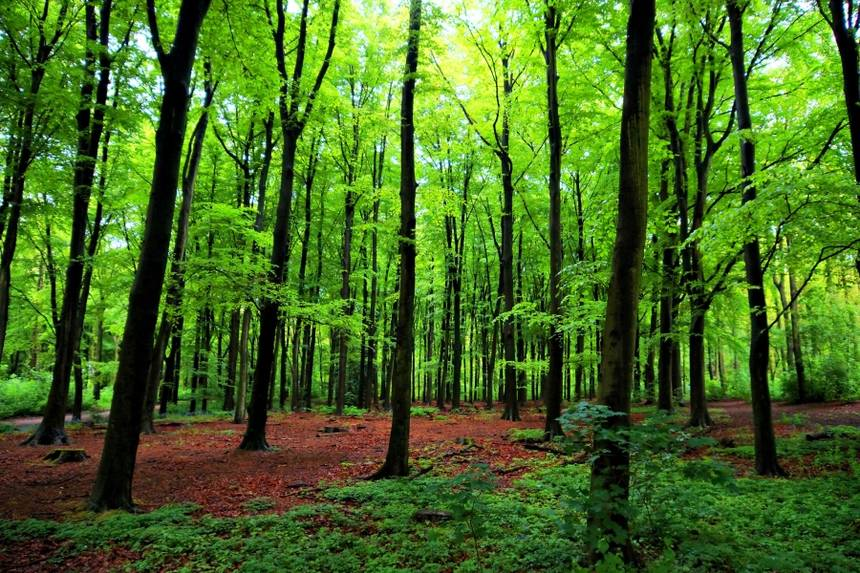
#> input picture tree.jpg, 860 x 573 px
$ jupyter execute --allow-errors ReceptiveField.ipynb   (shell and % lines are left out)
#> lines starting #> are read from the running program, lines starting #| are printed output that depends on the picture
[cell 1]
# COMP386: Computational Neuroscience
# Receptive Field HW, due 9/28/2018
#Angie Georgaras, Carolina Cervantes, Pragna Bhatt, Vaishu Pernenkil

import matplotlib.pyplot as plt
import matplotlib.image as mpimg
import numpy as np
import pylab as py
import math

[cell 2]
img1=mpimg.imread('tree.jpg')
#> img1 is the input picture: shape (573, 860, 3); mean R, G, B 70.7, 106.8, 34.5
imgplot = plt.imshow(img1)

[cell 3]
img2=mpimg.imread('flower.jpg')
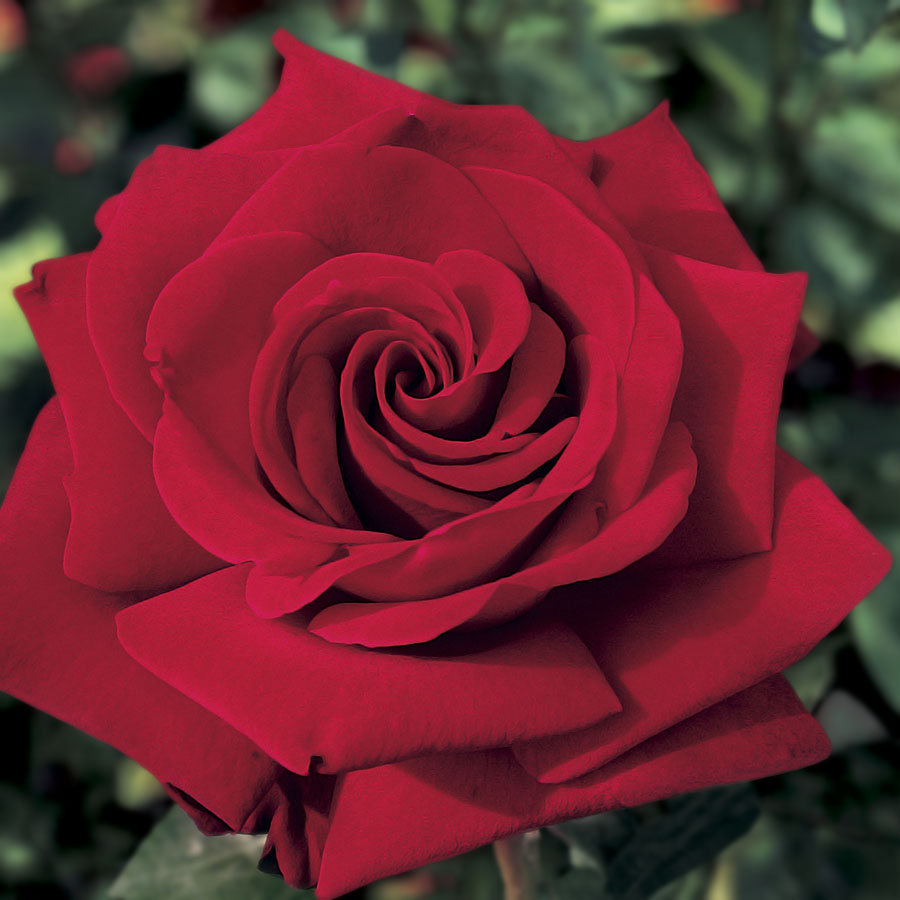
#> input picture flower.jpg, 900 x 900 px
#> img2 is the input picture: shape (900, 900, 3); mean R, G, B 107.6, 39.5, 47.8
imgplot = plt.imshow(img2)

[cell 4]
img3=mpimg.imread('bunny.jpg')
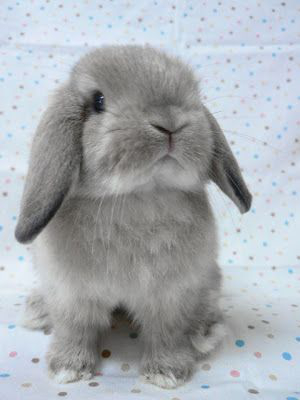
#> input picture bunny.jpg, 300 x 400 px
#> img3 is the input picture: shape (400, 300, 3); mean R, G, B 168.7, 174.2, 179.2
imgplot = plt.imshow(img3)

[cell 5]
#below is the code dr.albert gave us! slightly modified with tree image

[cell 6]
def gaborCalc(x, y, sx, sy, fx, fy):
    p1 = (1 / (2 * math.pi * sx * sy))
    p2 = math.exp(-0.5 * (((x * x) / (sx * sx)) + ((y * y) / (sy * sy))))
    p3 = math.cos(2 * math.pi * (fx * x + fy * y))
    return p1 * p2 * p3

def gaborFilter(sizeX=16, sizeY=16, sx=4.0, sy=7.0, fx=0.1, fy=0.0):
    return [[gaborCalc(x - 7.5, y - 7.5, sx, sy, fx, fy) for x in range(sizeX)] for y in range(sizeY)]
gabor_filter = gaborFilter()
print('mean before centering:', np.mean(gabor_filter))
gabor_filter = np.array(gabor_filter)
pos_ind = gabor_filter >= 0
neg_ind = gabor_filter < 0
pos_sum = np.sum(gabor_filter[pos_ind])
neg_sum = np.sum(gabor_filter[neg_ind])
gabor_filter[neg_ind] = - pos_sum / neg_sum * gabor_filter[neg_ind]
gabor_filter = list(gabor_filter)
print('mean after centering:', np.mean(gabor_filter))
py.imshow(gabor_filter)
py.colorbar()
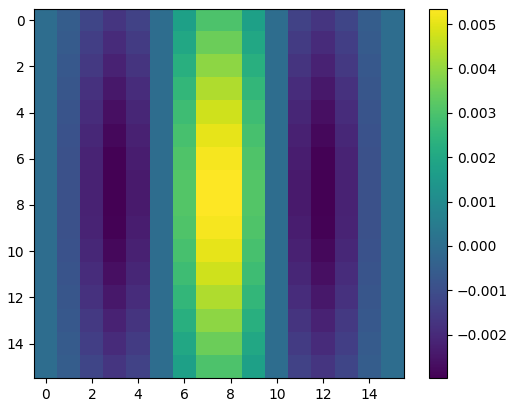
#> figure drawn by matplotlib, 2 panels

[cell 7]
img1=mpimg.imread('tree.jpg')
img1=img1[:,:,0]
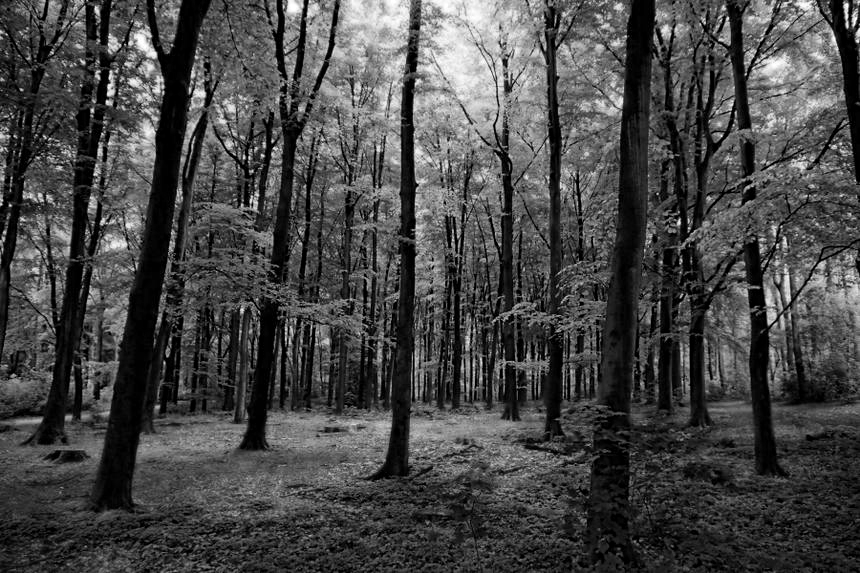
#> img1: shape (573, 860); min 0, max 255, mean 70.7
fig = py.figure(figsize=(18, 20))
fig.add_subplot(2, 1, 1)
imgplot = plt.imshow(img1, cmap=py.cm.Greys_r)

[cell 8]
img2=mpimg.imread('flower.jpg')
img2=img2[:,:,0]
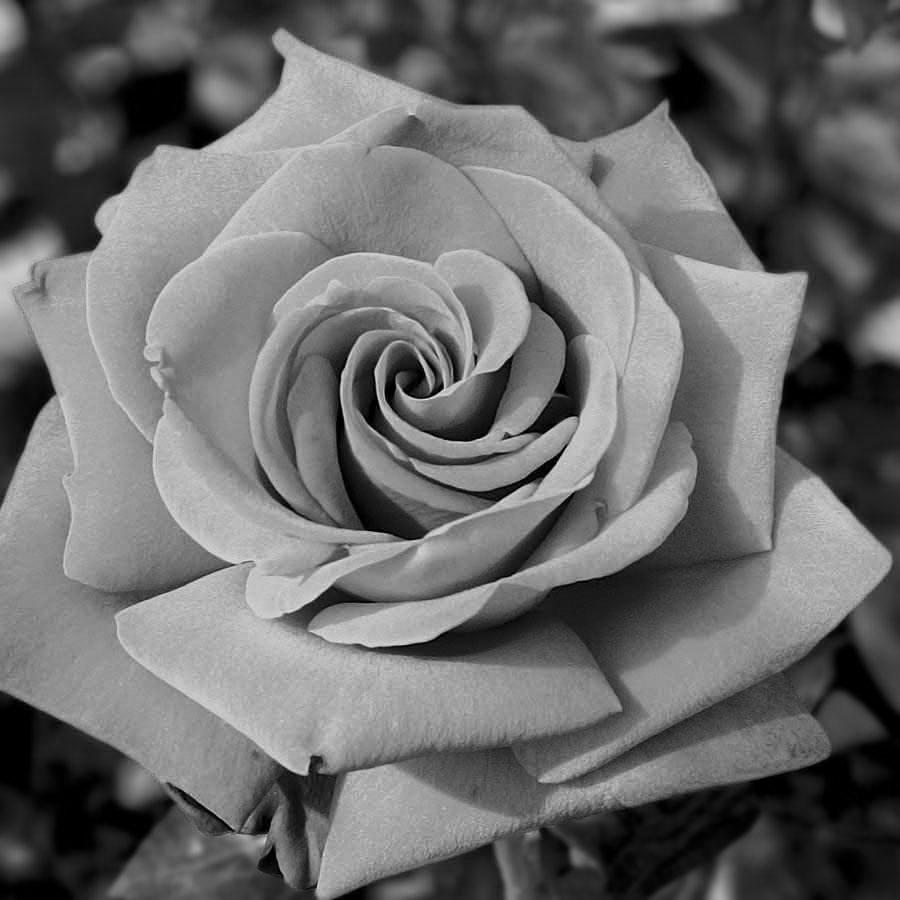
#> img2: shape (900, 900); min 0, max 227, mean 107.6
fig = py.figure(figsize=(18, 20))
fig.add_subplot(2, 1, 1)
imgplot = plt.imshow(img2, cmap=py.cm.Greys_r)

[cell 9]
img3=mpimg.imread('bunny.jpg')
img3=img3[:,:,0]
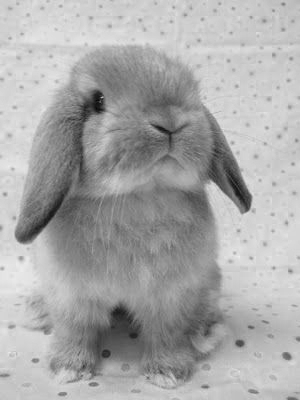
#> img3: shape (400, 300); min 7, max 239, mean 168.7
fig = py.figure(figsize=(18, 20))
fig.add_subplot(2, 1, 1)
imgplot = plt.imshow(img3, cmap=py.cm.Greys_r)

#> (a cell that did not finish here is left out)

#> (a cell that did not finish here is left out)

#> (a cell that did not finish here is left out)

[cell 13]
def gaussianCalc(x, y, sigma, k):
    p1 = (1 / (2 * math.pi * (math.exp(sigma))))
    p2 = math.exp(-1.0 * ((((x * x) + (y*y))) / (math.exp (2 * sigma))))
    p3 = 1/(2 * math.pi * (k*k) * (sigma*sigma)) * math.exp(-1.0*((x*x) + (y*y))/(2 * (k*k)*(sigma*sigma)))
    return p1 * p2 - p3

[cell 14]
def gaussianFilter(sizeX=16, sizeY=16, sigma = 1.6, k = 5 ):
    return [[gaussianCalc(x - 7.5, y - 7.5, sigma, k) for x in range(sizeX)] for y in range(sizeY)]
gaussian_filter = gaussianFilter()
print('mean before centering:', np.mean(gaussian_filter))
gaussian_filter = np.array(gaussian_filter)
pos_ind = gaussian_filter >= 0
neg_ind = gaussian_filter < 0
pos_sum = np.sum(gaussian_filter[pos_ind])
neg_sum = np.sum(gaussian_filter[neg_ind])
gaussian_filter[neg_ind] = - pos_sum / neg_sum * gaussian_filter[neg_ind]
gaussian_filter = list(gaussian_filter)
print('mean after centering:', np.mean(gaussian_filter))
py.imshow(gaussian_filter)
py.colorbar()
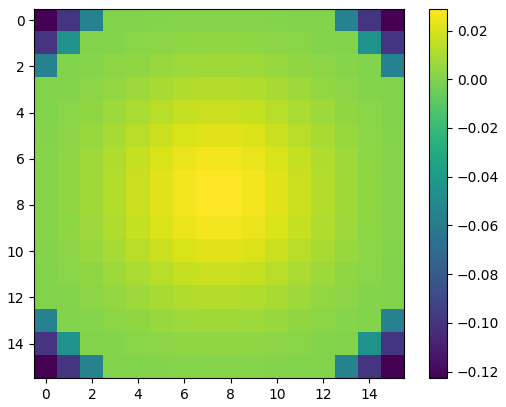
#> figure drawn by matplotlib, 2 panels
